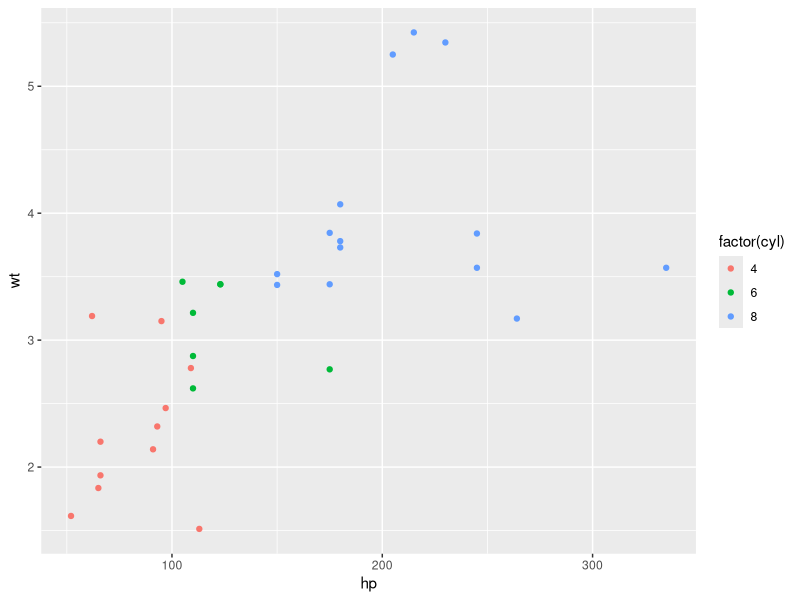

The R source for this figure:
## ---- chunk 1
library(ggplot2)
## ---- chunk 2
ggplot(mtcars) +
  geom_point(aes(x=hp, y=wt, colour=factor(cyl)))
